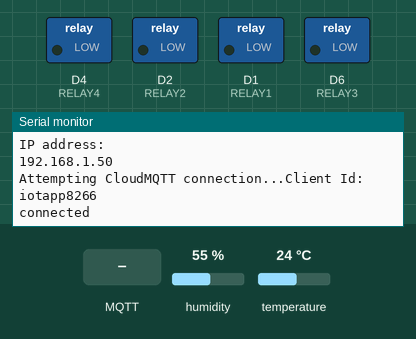
Recording of a sketch running on a simulated ESP8266 (NodeMCU). Shown: switched loads named in the sketch (green lamp = pin HIGH), the last lines printed to the serial monitor. The inputs (shaded band) are chosen by the test bench; at power-on: humidity 55 %, temperature 24 °C. WiFi joins after 1.5 s; servers stay silent unless stated; no MQTT or app messages arrive unless stated.

Above: at 2.7 s.
2.8 s: MQTT message "Load1" arrives on the first subscribed topic
At 4.2 s:
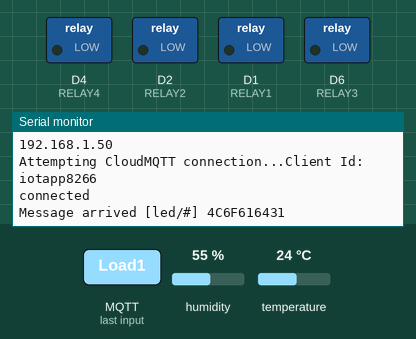
16.5 s: MQTT message "led" arrives on the first subscribed topic
At 17.0 s:
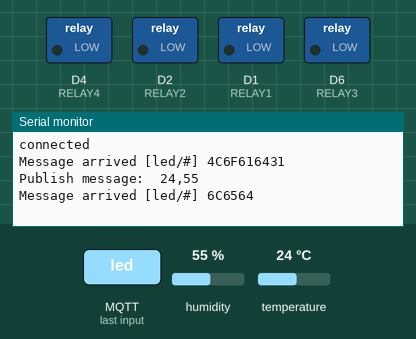
18.0 s: MQTT message "1" arrives on the first subscribed topic
At 19.4 s:
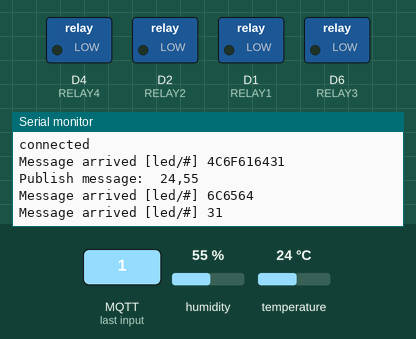

The sketch:

HomeAutomation.ino
```cpp
/*
 * HomeAutomation
 * This sketch will subscribe the packets for turning on and off the relays.
 * This project uses CloudMQTT Server as MQTT Broker
 */
#include <DHT.h>
#include <DHT_U.h>
#include <ESP8266WiFi.h>
#include <PubSubClient.h>

// DHT11 Sensor Data Pin
#define DHTPIN    D5
// DHT Sensor Type
#define DHTTYPE DHT11   // DHT 11
//#define DHTTYPE DHT22   // DHT 22
//#define DHTTYPE DHT21   // DHT 21

// Relay (Loads) Pin
#define RELAY1    D1
#define RELAY2    D2
#define RELAY3    D6
#define RELAY4    D4

// Initialize DHT Sensor
DHT dht( DHTPIN, DHTTYPE);

// Update these Information
const char* ssid = "Tenda_Router";                    // WiFi Name
const char* password = "iotapp8266";            // WiFi Password
const char* mqtt_server = "m12.cloudmqtt.com";  // MQTT Server Name
const int mqtt_port = 14761;                    // MQTT Server Port
const char* user_name = "hhoixidh";             // MQTT Server Instance User Name
const char* mqtt_pswd = "jo8yv8O0-9bm";         // MQTT Server Instance Password

WiFiClient espClient;
PubSubClient client(espClient);
uint32_t lastMsg = 0;
#define MSG_BUFFER_LEN  10u
char msg[MSG_BUFFER_LEN];

// Setup WiFi Connection
void setup_wifi()
{
  delay(10);
  // We start by connecting to a WiFi network
  Serial.println();
  Serial.print("Connecting to ");
  Serial.println(ssid);

  WiFi.begin(ssid, password);

  while (WiFi.status() != WL_CONNECTED)
  {
    delay(500);
    Serial.print(".");
  }

  Serial.println("");
  Serial.println("WiFi connected");
  Serial.println("IP address: ");
  Serial.println(WiFi.localIP());
}

// Callback Function
void callback(char* topic, byte* payload, uint16_t length)
{
  Serial.print("Message arrived [");
  Serial.print(topic);
  Serial.print("] ");
  for (uint16_t i = 0; i < length; i++)
  {
    Serial.print((char)payload[i], HEX);
  }
  Serial.println();

  // Check which topic we have received and based on that take action
  // led topic
  if( strcmp(topic,"led") == 0 )
  {
    // Switch on the LED if an 1 was received as first character
    if ((char)payload[0] == '1')
    {
      digitalWrite(BUILTIN_LED, LOW);   // Turn the LED on
    }
    else
    {
      digitalWrite(BUILTIN_LED, HIGH);  // Turn the LED off
    }
  }
  // Relay1 (Load1) Topic
  if( strcmp(topic, "load1") == 0 )
  {
    // Serial.println("Load1");
    if ((char)payload[0] == '1')
    {
      digitalWrite( RELAY1, HIGH);
    }
    else
    {
      digitalWrite( RELAY1, LOW);
    }
  }

  // Relay2 (Load2) Topic
  if( strcmp(topic, "load2") == 0 )
  {
    // Serial.println("Load2");
    if ((char)payload[0] == '1')
    {
      digitalWrite( RELAY2, HIGH);
    }
    else
    {
      digitalWrite( RELAY2, LOW);
    }
  }
  // Relay3 (Load3) Topic
  if( strcmp(topic, "load3") == 0 )
  {
    // Serial.println("Load3");
    if ((char)payload[0] == '1')
    {
      digitalWrite( RELAY3, HIGH);
    }
    else
    {
      digitalWrite( RELAY3, LOW);
    }
  }
  // Relay4 (Load4) Topic
  if( strcmp(topic, "load4") == 0 )
  {
    // Serial.println("Load4");
    if ((char)payload[0] == '1')
    {
      digitalWrite( RELAY4, HIGH);
    }
    else
    {
      digitalWrite( RELAY4, LOW);
    }
  }
}

// Reconnect with Server Function
void reconnect()
{
  // Loop until we're reconnected
  while (!client.connected())
  {
    Serial.print("Attempting CloudMQTT connection...");
    // Create a random client ID
    // String clientId = "ESP8266Client-";
    // clientId += String(random(0xffff), HEX);
    String clientId = "iotapp8266";
    Serial.print("Client Id:  ");
    Serial.println(clientId);
    // Attempt to connect
    // if (client.connect(clientId.c_str()))
    if ( client.connect(clientId.c_str(), user_name, mqtt_pswd) )
    {
      Serial.println("connected");
      // Once connected, publish an announcement...
      // client.publish("Broadcast", "Connected with MQTT Server");
      // ... and resubscribe (Topic is "LED", to control the on board LED)
      client.subscribe("led/#");
      // subscribe to load topics also.
      client.subscribe("load1/#");
      client.subscribe("load2/#");
      client.subscribe("load3/#");
      client.subscribe("load4/#");
    }
    else
    {
      Serial.print("failed, rc=");
      Serial.print(client.state());
      Serial.println(" try again in 5 seconds");
      // Wait 5 seconds before retrying
      delay(5000);
    }
  }
}

void setup()
{
  pinMode(BUILTIN_LED, OUTPUT);     // Initialize the BUILTIN_LED pin as an output
  digitalWrite(BUILTIN_LED, HIGH);  // Turn-Off Led
  // Initialize Relay's Pins as Output
  pinMode(RELAY1, OUTPUT );
  pinMode(RELAY2, OUTPUT );
  pinMode(RELAY3, OUTPUT );
  pinMode(RELAY4, OUTPUT );
  // Turn-Off all relays
  digitalWrite( RELAY1, LOW);
  digitalWrite( RELAY2, LOW);
  digitalWrite( RELAY3, LOW);
  digitalWrite( RELAY4, LOW);
  // Intiialize Serial Communication for Debug Messages
  Serial.begin(115200);
  // Setup NodeMcu with WiFi
  setup_wifi();
  client.setServer(mqtt_server, mqtt_port);
  client.setCallback(callback);
}

void loop()
{
  if (!client.connected())
  {
    reconnect();
  }
  client.loop();

  uint32_t now = millis();
  // Publish Message After another 15 seconds
  if (now - lastMsg > 15000u)
  {
    lastMsg = now;
    // Read Humidity
    float h = dht.readHumidity();
    // Read temperature as Celsius (the default)
    float t = dht.readTemperature();
    // Check if any reads failed
    if( isnan(h) || isnan(t) )
    {
      // Don't do anything, if data is invalid
      Serial.println("DHT11 data in invalid");
    }
    else
    {
      uint8_t temp = (uint8_t)(t);
      uint8_t humid= (uint8_t)(h);
      snprintf(msg, MSG_BUFFER_LEN,"%02d,%02d", temp, humid);
      Serial.print("Publish message:  ");
      Serial.println(msg);
      client.publish("home", msg);
    }
  }
}
```

Measured:
- after the input at 2.8 s, the serial monitor: prints a new line at once (image 1)
- after the input at 16.5 s, the serial monitor: prints a new line at once (image 2)
- after the input at 18.0 s, the serial monitor: prints a new line at once (image 3)
